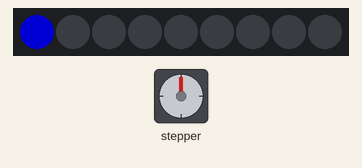
Simulated run of this sketch. Board: Arduino Uno, built with avr-gcc and run on an emulated ATmega328P. Shown: 9 RGB LEDs in strip order, left to right, stepper motor. Dim RGB values are drawn brighter than linear; the strip is taken to match the declared colour order; stepper angles assume 200 steps per turn.

Above: at 0.15 s.
At 6.5 s:
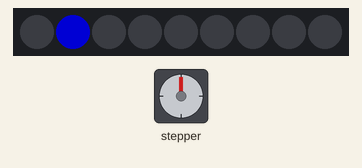
At 13.6 s:
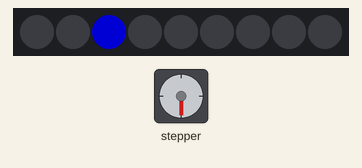
At 31.5 s:
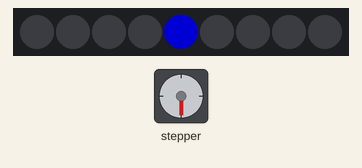
Timing chart, 0 to 40.0 s (numbered marks = the images above):
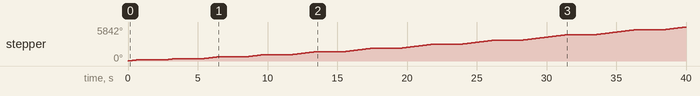

Measured:
- by itself, stepper: turns 180° clockwise in 0.62 s, then 180° clockwise in 0.62 s, then 360° clockwise in 1.2 s, then 360° clockwise in 1.2 s, and so on

The sketch:

MotorCalibration.ino
```cpp
// A motor calibration tool.
// Will move the motor forward multiples of 100 steps.
// It will repeat each multiple twice while enabling the associated
// pixel. The first pixel will be 1 * 100, the second is 2 * 100, etc.
#define NUMPIXELS 9

// Gate motor
// The number of steps in a full rotation
#define GATEMOTORSTEPS 200.0
#define GATEGEARTEETH 13.0
#define GATERINGTEETH 39.0
#define GATEGEARRATIO ( GATERINGTEETH / GATEGEARTEETH )
// For M1/M2 set to 1, for M3/M4 set to 2.
#define GATEMOTORPORT 2
#define GATESPEED 50  // RPMs
#define NUMGLYPHS 39.0
#define STEPSPERGLYPH ( GATEMOTORSTEPS * GATEGEARRATIO / NUMGLYPHS)

// Pin mapping
#define PIXELPIN 2

#include <Adafruit_NeoPixel.h>
#include <Adafruit_MotorShield.h>
// Global objects
Adafruit_NeoPixel pixels = Adafruit_NeoPixel(NUMPIXELS, PIXELPIN, NEO_RGB + NEO_KHZ800);
Adafruit_MotorShield AFMS = Adafruit_MotorShield();
Adafruit_StepperMotor *gate = AFMS.getStepper(GATEMOTORSTEPS, GATEMOTORPORT);
uint32_t off = pixels.Color(0, 0, 0);
uint32_t on = pixels.Color(0, 0, 128);

void setup() {
  pixels.begin();
  for (int i = 0; i < NUMPIXELS; i++) {
    pixels.setPixelColor(i, off);
  }
  pixels.show();
  AFMS.begin();
  gate->setSpeed(GATESPEED);
}

void loop() {
  for (int i = 0; i < NUMPIXELS; i++){
    pixels.setPixelColor(i, on);
    pixels.show();
    gate->step((i + 1) * 100, FORWARD, SINGLE);
    delay(2000);
    gate->step((i + 1) * 100, FORWARD, SINGLE);
    delay(2000);
    pixels.setPixelColor(i, off);
    pixels.show();
  }
  delay(1000);
}
```
